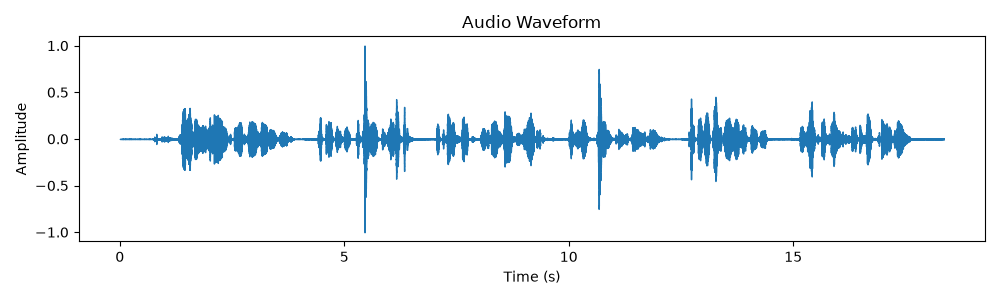

Recreate this plot in Python.
import librosa
import librosa.display
import matplotlib.pyplot as plt

def save_waveform(audio_path):
    y, sr = librosa.load(audio_path, sr=None)

    plt.figure(figsize=(10, 3))
    librosa.display.waveshow(y, sr=sr)
    plt.title("Audio Waveform")
    plt.xlabel("Time (s)")
    plt.ylabel("Amplitude")
    plt.tight_layout()

    image_path = "waveform.png"
    plt.savefig(image_path)
    plt.close()

    return image_path
